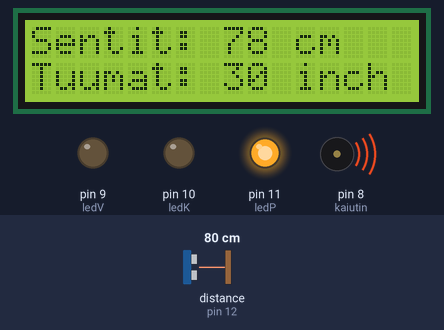
Simulated run of this sketch. Board: Arduino Uno, built with avr-gcc and run on an emulated ATmega328P. Parts: 16×2 character LCD, output pins drawn as LEDs (lit = HIGH), buzzer (waves = sounding). Wiring (inferred from the names in the program): ultrasonic range finder: trigger pin 13; echo pin 12. The inputs (shaded band) are chosen by the test bench; at power-on: distance to the obstacle (sensor on pin 12) 80 cm. The echo pulse lasts 58.3 µs per cm; pins used as bus, display or sensor lines are not drawn.

Above: at 1.2 s.
1.3 s: distance to the obstacle (sensor on pin 12) set to 54 cm
At 2.6 s:
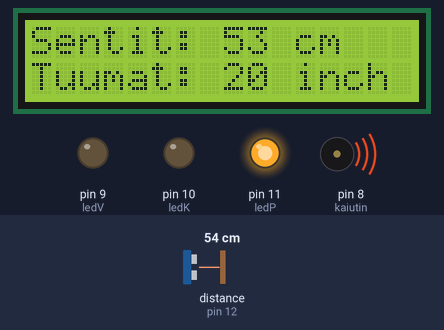
3.0 s: distance to the obstacle (sensor on pin 12) set to 47 cm
At 4.0 s:
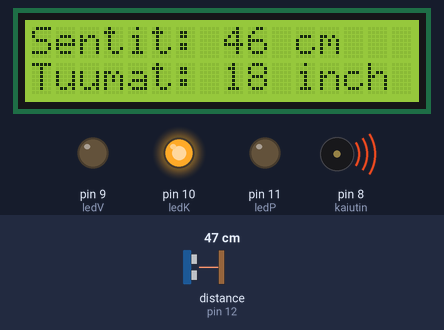
4.7 s: distance to the obstacle (sensor on pin 12) set to 22 cm
At 5.7 s:
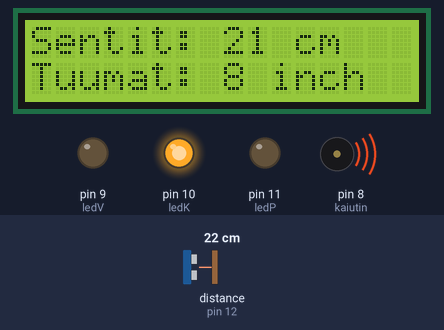
6.5 s: distance to the obstacle (sensor on pin 12) set to 18 cm
At 7.7 s:
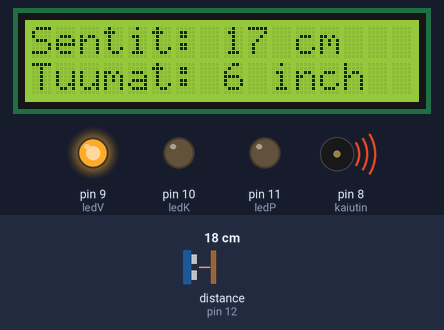
8.3 s: distance to the obstacle (sensor on pin 12) set to 120 cm
At 9.0 s:
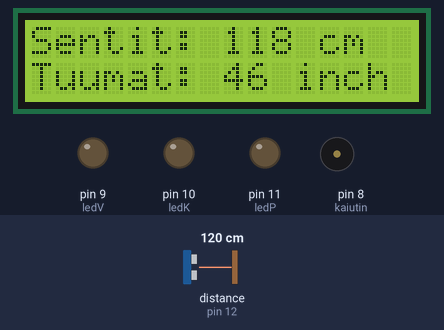
Timing chart, 0 to 10.9 s (numbered marks = the images above; inputs shaded):
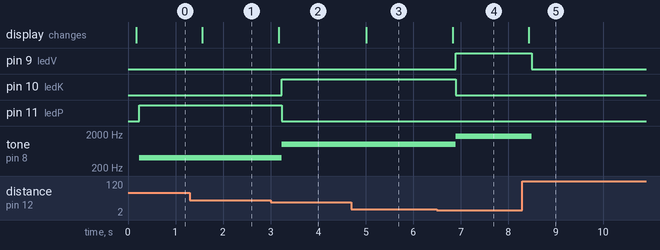

The sketch:

metrimitta2.ino
```cpp
// https://howtomechatronics.com/tutorials/arduino/ultrasonic-sensor-hc-sr04/
/*
* Ultrasonic Sensor HC-SR04 and Arduino Tutorial
*
* by Dejan Nedelkovski,
* www.HowToMechatronics.com
*
*/

#include <Button.h>
#define ledV 9
#define ledK 10
#define ledP 11
#define kaiutin 8
#define lednappi 14
#define kaiutinnappi 15
#define NOTONE 0
#define TONE 1
#define trigPin 13
#define echoPin 12
Button S1(0, 200);
char noise=TONE;
#include <LiquidCrystal.h> // includes the LiquidCrystal Library
LiquidCrystal lcd(2, 3, 4, 5, 6, 7); // Creates an LCD object. Parameters: (rs, enable, d4, d5, d6, d7)
long duration;
int distanceCm, distanceInch;
int viive = 60;
void setup() {
lcd.begin(16,2); // Initializes the interface to the LCD screen, and specifies the dimensions (width and height) of the display
pinMode(trigPin, OUTPUT);
pinMode(echoPin, INPUT);
pinMode (ledV, OUTPUT);
pinMode (ledK, OUTPUT);
pinMode (ledP, OUTPUT);
pinMode (kaiutin, OUTPUT);
pinMode (lednappi, INPUT);
pinMode (kaiutinnappi, INPUT);
Serial.begin(9600);
}


void loop() {

digitalWrite(trigPin, HIGH);
delayMicroseconds(10);
digitalWrite(trigPin, LOW);
duration = pulseIn(echoPin, HIGH);
distanceCm= duration*0.034/2;
distanceInch = duration*0.0133/2;
delay(100);


lcd.clear(); // Lisäsin koska cm ja inch jäi näkymään taululle eri kohtiin.

lcd.setCursor(0,0); // Sets the location at which subsequent text written to the LCD will be displayed
lcd.print("Sentit: "); // Prints string "Distance" on the LCD
lcd.print(distanceCm); // Prints the distance value from the sensor
lcd.print(" cm");
lcd.setCursor(0,1);
lcd.print("Tuumat: ");
lcd.print(distanceInch);
lcd.print(" inch");
delay(viive);

if(S1.pressed()){
  if(noise==TONE){
    noise=NOTONE;
    Serial.println("NOTONE");
    noTone(kaiutin);
  }else{
    noise=TONE;
    Serial.println("TONE");
  }
}


if (distanceCm < 20){
  digitalWrite(ledV, HIGH);
  digitalWrite(ledK, LOW);
  digitalWrite(ledP, LOW);
  if(noise==TONE){
//    tone(kaiutin, 1600, viive);
    tone(kaiutin, 1700);
  }
}
else if (distanceCm < 50){
  digitalWrite(ledV, LOW);
  digitalWrite(ledK, HIGH);
  digitalWrite(ledP, LOW);
  if(noise==TONE){
//    tone(kaiutin, 900, viive);
    tone(kaiutin, 1000);
  }
}
else if(distanceCm < 100){
  digitalWrite(ledV, LOW);
  digitalWrite(ledK, LOW);
  digitalWrite(ledP, HIGH);
  if(noise==TONE){
//    tone(kaiutin, 300, viive);
    tone(kaiutin, 400);
  }
}else{digitalWrite(ledV, LOW);
       digitalWrite(ledK, LOW);
       digitalWrite(ledP, LOW);
       noTone(kaiutin);
}

delay(viive);

}
```

Measured:
- the behaviour switches between 51 and 50 cm on distance to the obstacle (sensor on pin 12) (found by bisection; images 1 and 2)
- the behaviour switches between 21 and 20 cm on distance to the obstacle (sensor on pin 12) (found by bisection; images 3 and 4)
- after the input at 1.3 s, the display: changes after 0.26 s (image 1)
- after the input at 3.0 s, pin 10 (ledK): LOW → HIGH after 0.23 s; pin 11 (ledP): HIGH → LOW after 0.23 s; tone on pin 8 (kaiutin): 400 Hz → 1000 Hz after 0.23 s; the display: changes after 0.17 s (image 2)
- after the input at 4.7 s, the display: changes after 0.31 s (image 3)
- after the input at 6.5 s, pin 9 (ledV): LOW → HIGH after 0.39 s; pin 10 (ledK): HIGH → LOW after 0.39 s; tone on pin 8 (kaiutin): 1000 Hz → 1700 Hz after 0.39 s; the display: changes after 0.33 s (image 4)
- after the input at 8.3 s, pin 9 (ledV): HIGH → LOW after 0.19 s; tone on pin 8 (kaiutin): 1700 Hz → silent after 0.19 s; the display: changes after 0.13 s (image 5)
